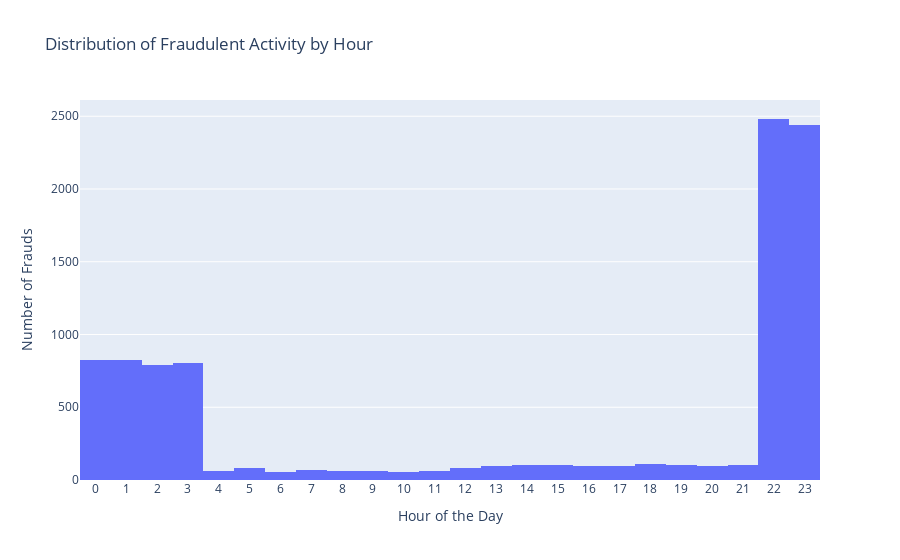

The notebook cell this image was saved under:
### Markdown cell above
# Distribution of Fraudulent Activity by Hour

### Code cell
temp = df.copy()
temp['trans_date_trans_time'] = pd.to_datetime(temp['trans_date_trans_time'])
temp['hours'] = temp['trans_date_trans_time'].dt.hour
temp['day'] = temp['trans_date_trans_time'].dt.dayofweek

fraud_data = temp[temp['is_fraud'] == 1]

fig = px.histogram(fraud_data, x='hours', title='Distribution of Fraudulent Activity by Hour',
                   labels={'hours': 'Hour of the Day', 'count': 'Number of Frauds'}, nbins=24)

fig.update_layout(xaxis_title='Hour of the Day', yaxis_title='Number of Frauds')
fig.update_xaxes(dtick=1)

fig.show()

### Figure 1 — Plotly figure (JSON) as saved in the notebook; plotly's stock layout.template omitted (floating-point values rounded to 4 significant figures; data arrays with more than 128 entries replaced by an {"elided": "..."} marker saying what was removed)
{"data": [{"alignmentgroup": "True", "bingroup": "x", "hovertemplate": "Hour of the Day=%{x}<br>count=%{y}<extra></extra>", "legendgroup": "", "marker": {"color": "#636efa", "pattern": {"shape": ""}}, "name": "", "nbinsx": 24, "offsetgroup": "", "orientation": "v", "showlegend": false, "type": "histogram", "x": {"elided": "9651 int values"}, "xaxis": "x", "yaxis": "y"}], "layout": {"barmode": "relative", "legend": {"tracegroupgap": 0}, "title": {"text": "Distribution of Fraudulent Activity by Hour"}, "xaxis": {"anchor": "y", "domain": [0, 1], "dtick": 1, "title": {"text": "Hour of the Day"}}, "yaxis": {"anchor": "x", "domain": [0, 1], "title": {"text": "Number of Frauds"}}}}
